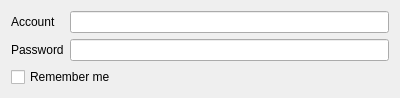
<?xml version="1.0" encoding="UTF-8"?>
<ui version="4.0">
 <class>AccountPage</class>
 <widget class="QWizardPage" name="AccountPage">
  <property name="geometry">
   <rect>
    <x>0</x>
    <y>0</y>
    <width>400</width>
    <height>87</height>
   </rect>
  </property>
  <property name="windowTitle">
   <string notr="true"/>
  </property>
  <property name="title">
   <string>Login</string>
  </property>
  <property name="subTitle">
   <string>Please enter your account and password to log in</string>
  </property>
  <attribute name="pageId">
   <string notr="true">1</string>
  </attribute>
  <layout class="QFormLayout" name="formLayout">
   <item row="0" column="0">
    <widget class="QLabel" name="label">
     <property name="text">
      <string>Account</string>
     </property>
     <property name="buddy">
      <cstring>accountEdit</cstring>
     </property>
    </widget>
   </item>
   <item row="0" column="1">
    <widget class="KLineEdit" name="accountEdit"/>
   </item>
   <item row="1" column="0">
    <widget class="QLabel" name="label_2">
     <property name="text">
      <string>Password</string>
     </property>
     <property name="buddy">
      <cstring>passwordEdit</cstring>
     </property>
    </widget>
   </item>
   <item row="1" column="1">
    <widget class="KLineEdit" name="passwordEdit">
     <property name="passwordMode">
      <bool>true</bool>
     </property>
    </widget>
   </item>
   <item row="2" column="0" colspan="2">
    <widget class="QCheckBox" name="wallCheck">
     <property name="text">
      <string>Remember me</string>
     </property>
    </widget>
   </item>
  </layout>
 </widget>
 <customwidgets>
  <customwidget>
   <class>KLineEdit</class>
   <extends>QLineEdit</extends>
   <header>klineedit.h</header>
  </customwidget>
 </customwidgets>
 <resources/>
 <connections/>
</ui>
